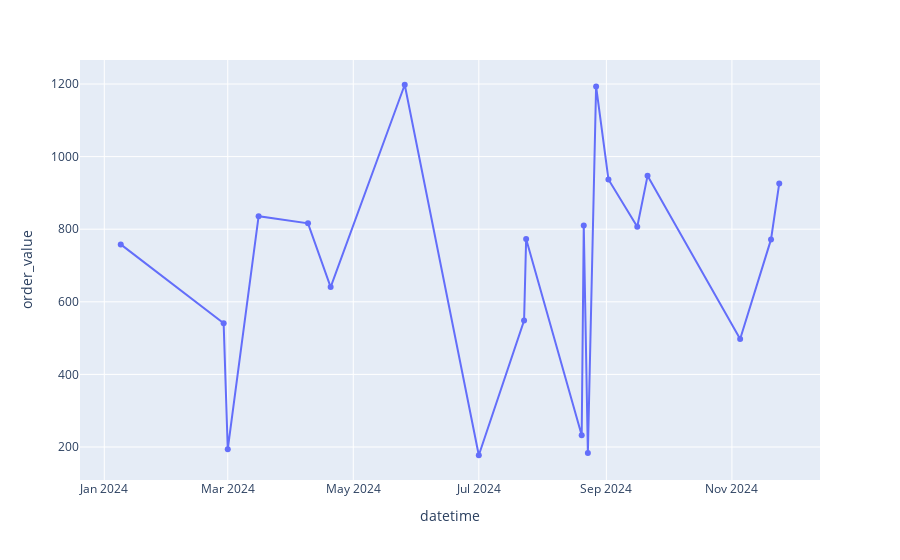

Notebook cell for this chart:
### Markdown cell above
This code works perfecty on Kaitlyn's computer (MAC), but it is not working when we transfer it on to Darlene's computer (PC). Specifically, the dates are not being ordered by date, but rather ordered by the month such that January, month 1, is proceeded by November, month 11. This is show in the chart above.

Can either Dr. Silva or Kaitlyn, who first wrote this code, take a look at this code and please tell us what is wrong?

### For a more in-depth answer, the values of `order_date` are just strings so there is no inherent order when passed to the x axis. However, plotly has a built-in string to datetime parser, so plotly tries to show logical labels by converting to "Jan 2024" for example. Because there is no continuous order for strings, plotly draws based on the index, which appeared to be random before you applied the sort.
### So, ordering the rows by alphabetical `order_date` happens to work, but just because alphabetical happens to align with consecutive in this case. Better would be to use `pd.to_datetime()` to set the values of this variable to the correct data type. Then plotly makes use of the inherent order when drawing across the x axis. The lines however, are always by index. So while the data points are correct, an additional step of ordering may be necessary to draw line traces in logical ways.
### See below for an example where I create a new column for the datetime values and then resort based on customer age ("messing up" the order for the dates). However, becasue I have set the data type for datetime, plotly draws a sensible figure unlike before.
### The second figure further plays with the sort order to show how different lines can be traced across different groupings.
#### - David

### Code cell
food20['datetime'] = pd.to_datetime(food['order_date'])
food20.sort_values('datetime', inplace = True)
fig_fix1 = px.line(food20, x="datetime", y="order_value", markers=True)
fig_fix1.show()

### Figure 1 — Plotly figure (JSON) as saved in the notebook; plotly's stock layout.template omitted (floating-point values rounded to 4 significant figures)
{"data": [{"hovertemplate": "datetime=%{x}<br>order_value=%{y}<extra></extra>", "legendgroup": "", "line": {"color": "#636efa", "dash": "solid"}, "marker": {"symbol": "circle"}, "mode": "lines+markers", "name": "", "orientation": "v", "showlegend": false, "type": "scatter", "x": ["2024-01-09T00:00:00.000000000", "2024-02-28T00:00:00.000000000", "2024-03-01T00:00:00.000000000", "2024-03-16T00:00:00.000000000", "2024-04-09T00:00:00.000000000", "2024-04-20T00:00:00.000000000", "2024-05-26T00:00:00.000000000", "2024-07-01T00:00:00.000000000", "2024-07-23T00:00:00.000000000", "2024-07-24T00:00:00.000000000", "2024-08-20T00:00:00.000000000", "2024-08-21T00:00:00.000000000", "2024-08-23T00:00:00.000000000", "2024-08-27T00:00:00.000000000", "2024-09-02T00:00:00.000000000", "2024-09-16T00:00:00.000000000", "2024-09-21T00:00:00.000000000", "2024-11-05T00:00:00.000000000", "2024-11-20T00:00:00.000000000", "2024-11-24T00:00:00.000000000"], "xaxis": "x", "y": [758.1, 540.8, 193.9, 835.8, 816.1, 640.6, 1198.0, 177.2, 548.1, 773.1, 232.3, 810.2, 183.1, 1193.0, 937.1, 806.7, 947.0, 497.5, 771.8, 926.2], "yaxis": "y"}], "layout": {"legend": {"tracegroupgap": 0}, "margin": {"t": 60}, "xaxis": {"anchor": "y", "domain": [0, 1], "title": {"text": "datetime"}}, "yaxis": {"anchor": "x", "domain": [0, 1], "title": {"text": "order_value"}}}}
